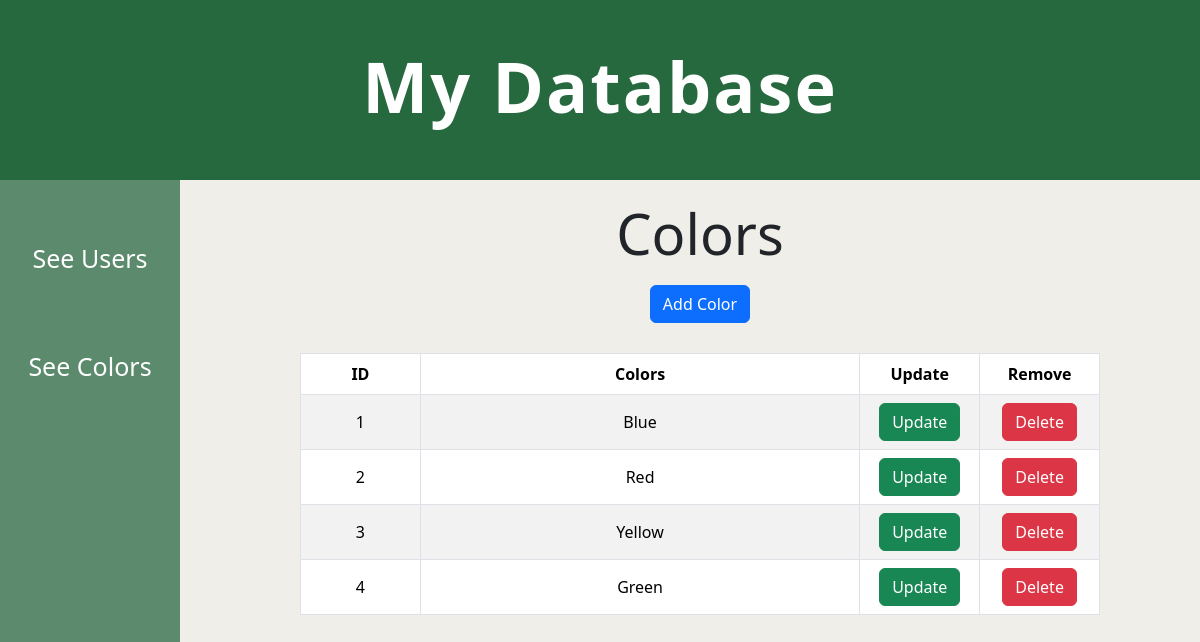
Page /colors.php on the committed database.
### tables this page shows
CREATE TABLE colors(

    id INTEGER PRIMARY KEY,
    name varchar(50) NOT NULL
);

### connection.php (called while the page is built, shortened)
<?php
class Connection {
    private $databaseFile;
    private $connection;
    public function __construct()
    {
        $this->databaseFile = realpath(__DIR__ . "/database/db.sqlite");
    }
    private function connect()
    {
        return $this->connection = new PDO("sqlite:{$this->databaseFile}");
    }
    public function getConnection()
    {
        return $this->connection ?: $this->connection = $this->connect();
    }
    public function query($query)
    {
        $result = $this->getConnection()->query($query);
        $result->setFetchMode(PDO::FETCH_INTO, new stdClass);
        return $result;
    }
}

### config.php (called while the page is built, shortened)
<?php
    $URL_update_color_page = $_SESSION['base_url'] . 'pages/update_color_page.php';
    $URL_delete_color = $_SESSION['base_url'] . 'pages/delete_color.php';
    require 'connection.php';
    $connection = new Connection();
?>

### colors.php (the view, shortened to what this page needs)
<?php include('header.php'); ?>
<link rel="stylesheet" type="text/css" href= 'style.css'>
<div class="main_content">
    <div class="inside_header">
        <h2 style="padding-bottom: 10px;font-size: 56px;">Colors</h2>
        <button class="btn btn-primary" data-toggle="modal" data-target="#add_color">Add Color</button>
    </div>
    <div class="data_table">
        <table class="table table-hover table-bordered table-striped">
            <thead>
                <tr>
                    <th class="button">ID</th>
                    <th>Colors</th>
                    <th class="button">Update</th>
                    <th class="button">Remove</th>
                </tr>
            </thead>
            <tbody>
                <?php
                    foreach($colors as $color) {
                        $name = $color->name;
                        $id = $color->id;
                        echo "<tr>
                                  <td class='button'>{$id}</td>
                                  <td>{$name}</td>
                                  <td class='button'><a href='{$URL_update_color_page}?id={$id}&name={$name}' class='btn btn-success'>Update</a></td>
                                  <td class='button'><a href='{$URL_delete_color}?id={$id}' class='btn btn-danger'>Delete</a></td>
                              </tr>";
                    }
                    ?>
            </tbody>
        </table>
    </div>
</div>
<?php include('footer.php'); ?>

### style.css (style rules this page uses)
.main_content { display: flex; flex-direction: column; margin-top: 200px; margin-left: 200px; }
.inside_header, .message { display: flex; flex-direction: column; justify-content: center; align-items: center; }
.data_table { display: flex; justify-content: center; align-items: center; margin-top: 30px; margin-left: 10%; margin-right: 10%; }
td, tr { text-align: center; vertical-align: middle; }
.table th.button, td.button { width: 15%; }
a { color: white; text-decoration: none; }

### rows in the picture
colors: id "1", name "Blue"
colors: id "2", name "Red"
colors: id "3", name "Yellow"
colors: id "4", name "Green"
